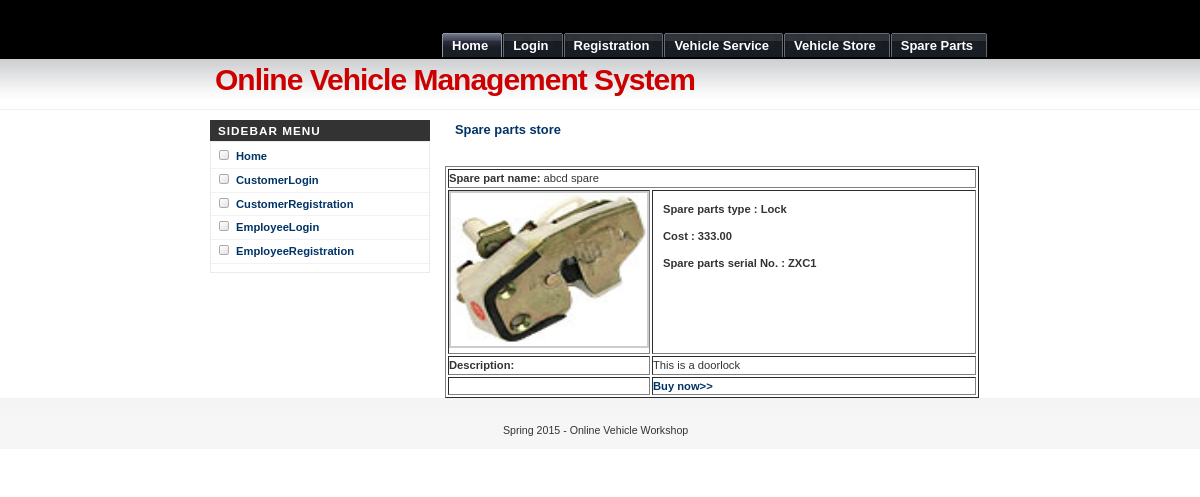
The page /sparepartsstoremore.php?sparepartid=1 on the database its author committed.
### tables this page shows
CREATE TABLE IF NOT EXISTS `spareparts` (
  `spid` int(10) NOT NULL AUTO_INCREMENT,
  `name` varchar(25) NOT NULL,
  `type` varchar(25) NOT NULL,
  `cost` double(10,2) NOT NULL,
  `sparepartno` varchar(25) NOT NULL,
  `description` text NOT NULL,
  `image` text NOT NULL,
  PRIMARY KEY (`spid`)
);

### sparepartsstoremore.php (the view, shortened to what this page needs)
<?php
include("header.php");
include("sidebar.php");
$sql = mysql_query("select * from spareparts where spid='$_GET[sparepartid]'");
$row = mysql_fetch_array($sql);
?>
		<div id="main">
	    <h3>Spare parts store</h3>
	    <br />
		<table width="534" border="1">
		  <tr>
		    <td colspan="2"><strong>Spare part name: </strong>abcd spare</td>
	      </tr>
		  <tr>
		    <td width="142"><img src="upload/<?php echo $row['image']; ?>" width="196" height="153" /></td>
		    <td width="352" valign="top"><p><strong>Spare parts type : <?php echo $row['type']; ?></strong></p>
	        <p><strong>Cost : <?php echo $row['cost']; ?></strong></p>
	        <p><strong>Spare parts serial No. : <?php echo $row['sparepartno']; ?></strong></p>
	        <p>&nbsp;</p></td>
	      </tr>
		  <tr>
		    <td><strong>Description:</strong></td>
		    <td valign="top"><?php echo $row['description']; ?></td>
	      </tr>
		  <tr>
		    <td>&nbsp;</td>
		    <td valign="top"><strong><?php echo "<a href='sparepartsorder.php?sparepartid=$row[spid]'>Buy now&gt;&gt;</a>"; ?></strong></td>
	      </tr>
		  </table>
		</div>
</div>
<?php
include("footer.php");
?>

### images/Underground.css (style rules this page uses)
* { margin: 0; padding: 0; }
body { margin: 0; padding: 0; font: 70%/1.5 Verdana, Tahoma, Arial, Helvetica, sans-serif; color: #333; background: #FFF url(bg.gif) repeat-x; }
a { color: #003366; background-color: inherit; text-decoration: none; }
h1, h2, h3 { font-family: Arial, 'Trebuchet MS', Sans-Serif; font-weight: bold; color: #333; }
h3 { font-size: 115%; color: #003366; }
img { border: 2px solid #CCC; }
h1, h2, h3, p { padding: 0; margin: 10px; }
#main { float: right; margin: 0; padding: 0; width: 545px; }

### rows shown on the page
spareparts: image (picture), type "Lock", cost "333.00", sparepartno "ZXC1", description "This is a doorlock"
